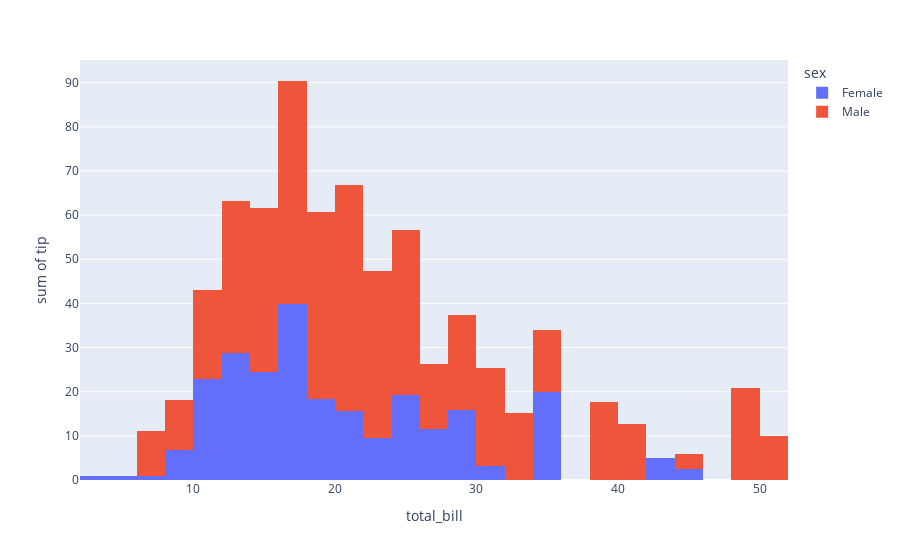

This figure's notebook cell:
### Markdown cell above
The distplot figure factory displays a combination of statistical representations of numerical data, such as histogram, kernel density estimation or normal curve, and rug plot.

The distplot can be composed of all or any combination of the following 3 components −

histogram curve: (a) kernel density estimation or (b) normal curve, and rug plot

### Code cell
tips = px.data.tips()
fig = px.histogram(tips, x="total_bill", y="tip", color="sex")
fig.show()

### Figure 1 — Plotly figure (JSON) as saved in the notebook; plotly's stock layout.template omitted (floating-point values rounded to 4 significant figures; data arrays with more than 128 entries replaced by an {"elided": "..."} marker saying what was removed)
{"data": [{"alignmentgroup": "True", "bingroup": "x", "histfunc": "sum", "hovertemplate": "sex=Female<br>total_bill=%{x}<br>sum of tip=%{y}<extra></extra>", "legendgroup": "Female", "marker": {"color": "#636efa", "pattern": {"shape": ""}}, "name": "Female", "offsetgroup": "Female", "orientation": "v", "showlegend": true, "type": "histogram", "x": [16.99, 24.59, 35.26, 14.83, 10.33, 16.97, 20.29, 15.77, 19.65, 15.06, 20.69, 16.93, 10.29, 34.81, 26.41, 16.45, 3.07, 17.07, 26.86, 25.28, 14.73, 10.07, 34.83, 5.75, 16.32, 22.75, 11.35, 15.38, 44.3, 22.42, 20.92, 14.31, 7.25, 25.71, 17.31, 10.65, 12.43, 24.08, 13.42, 12.48, 29.8, 14.52, 11.38, 20.27, 11.17, 12.26, 18.26, 8.51, 10.33, 14.15, 13.16, 17.47, 27.05, 16.43, 8.35, 18.64, 11.87, 29.85, 25, 13.39, 16.21, 17.51, 10.59, 10.63, 9.6, 20.9, 18.15, 19.81, 43.11, 13, 12.74, 13, 16.4, 16.47, 12.76, 13.27, 28.17, 12.9, 30.14, 13.42, 15.98, 16.27, 10.09, 22.12, 35.83, 27.18, 18.78], "xaxis": "x", "y": [1.01, 3.61, 5, 3.02, 1.67, 3.5, 2.75, 2.23, 3, 3, 2.45, 3.07, 2.6, 5.2, 1.5, 2.47, 1, 3, 3.14, 5, 2.2, 1.83, 5.17, 1, 4.3, 3.25, 2.5, 3, 2.5, 3.48, 4.08, 4, 1, 4, 3.5, 1.5, 1.8, 2.92, 1.68, 2.52, 4.2, 2, 2, 2.83, 1.5, 2, 3.25, 1.25, 2, 2, 2.75, 3.5, 5, 2.3, 1.5, 1.36, 1.63, 5.14, 3.75, 2.61, 2, 3, 1.61, 2, 4, 3.5, 3.5, 4.19, 5, 2, 2.01, 2, 2.5, 3.23, 2.23, 2.5, 6.5, 1.1, 3.09, 3.48, 3, 2.5, 2, 2.88, 4.67, 2, 3], "yaxis": "y"}, {"alignmentgroup": "True", "bingroup": "x", "histfunc": "sum", "hovertemplate": "sex=Male<br>total_bill=%{x}<br>sum of tip=%{y}<extra></extra>", "legendgroup": "Male", "marker": {"color": "#EF553B", "pattern": {"shape": ""}}, "name": "Male", "offsetgroup": "Male", "orientation": "v", "showlegend": true, "type": "histogram", "x": {"elided": "157 float values"}, "xaxis": "x", "y": {"elided": "157 float values"}, "yaxis": "y"}], "layout": {"autosize": true, "barmode": "relative", "legend": {"title": {"text": "sex"}, "tracegroupgap": 0}, "margin": {"t": 60}, "xaxis": {"anchor": "y", "autorange": true, "domain": [0, 1], "range": [2, 52], "title": {"text": "total_bill"}, "type": "linear"}, "yaxis": {"anchor": "x", "autorange": true, "domain": [0, 1], "range": [0, 95.14], "title": {"text": "sum of tip"}, "type": "linear"}}}
